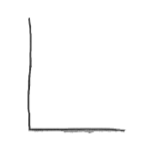
#> input picture LetterFiles/HandwrittienLetters/L.png, 150 x 150 px; the run also reads 1 picture not shown here
$ jupyter execute --allow-errors LetterClassifer.ipynb
#> lines starting #> are read from the running program, lines starting #| are printed output that depends on the picture; after the words box and inside, x2 and y2 are one past the last pixel; in counts of white or black regions, pixels touching at a corner belong together
[cell 1]
from PIL import Image
from PIL import ImageEnhance
from ripser import ripser
from persim import plot_diagrams
from sklearn import datasets
from skimage import measure
from skimage import filters
import matplotlib.pyplot as plt
import numpy as np
from scipy.ndimage.measurements import label

[cell 2]
#Functions to Test:
#Taxi []
#cleanUp []
#ProcessLetter []
#getFirstBetti []
#getTopRight [], getTopLeft [], getBottomRight [], getBottomLeft [], getMiddlePixelHorizontally []
#joinTwoPixels  []
#joinMirror [x]
#bisectHorizontally [x], cap [x], underline [x]
#findLetter []

[cell 3]
#Functions to clean and preprocess the image file.

#Taxi computes the taxicab distance between two pictures
def taxi(p1,p2):
    return(abs(p1[0]-p2[0])+abs(p1[1]-p2[1]))

#cleanUp does a rudimentary DFS blob analysis to find the largest connected component of pixels, to try and
#reduce noise
def cleanUp(letter):
    hashLetter = set([(p[0],p[1]) for p in letter])
    seenLetter = {(p[0],p[1]): False for p in letter}
    blobs = dict()
    blobCounter = 1
    for p in letter:
        if not seenLetter[(p[0],p[1])]:
            onStack = [(p[0],p[1])]
            seenLetter[(p[0],p[1])]=True
            blobs.update({blobCounter:[]})
            while onStack:
                q = onStack.pop()
                blobs[blobCounter].append(q)
                for i in range(-1,2):
                    for j in range(-1,2):
                        if (q[0]+i,q[1]+j) in seenLetter.keys() and not seenLetter[(q[0]+i,q[1]+j)]:
                            onStack.append((q[0]+i,q[1]+j))
                            seenLetter[(q[0]+i,q[1]+j)]=True
            blobCounter+=1
    m = 0
    for i in blobs.keys():
        if len(blobs[i])>m:
            m=len(blobs[i])
            mi = i
    return(np.asarray(blobs[mi]))

#processLetter takes an image file and turns it into an array of tuples [(x,y),...].
#The tuple (a,b) is in the array if and only if the corresponding pixel is ON (Black) in the
#Black/White version of the image file. Explicitly, this returns the pixels of the text/written character.
def processLetter(letterImage):
    letter = Image.open(letterImage)
    letter = letter.convert('1')
    data = np.asarray(letter)
    rows,columns = data.shape
    pixelSpots = cleanUp([[j,-i] for i in range(rows) for j in range(columns) if not data[i][j]])
    m = min([pixel[1] for pixel in pixelSpots])
    n = min([pixel[0] for pixel in pixelSpots])
    for pixel in pixelSpots:
        pixel[1]-=m
        pixel[0]-=n
    pixelSpots = np.array(pixelSpots)
    return(pixelSpots)

[cell 4]
#Given pixel locations, computes (first degree) persistent Betti homology using RIPSER.
#One can specify relevance and birth parameters. The relevance parameter tells the program how large a circle you are looking for
#i.e. if relevance is 5, the homology class must persist five units after its birth.
#The birth describes when the homology class appears in the rips complex. A lower birth value requires the homology class
#to be born sooner.

#Note that ripser also requires a 'thresh' parameter; this is yet to be optimized.

def getFirstBetti(pixels, relevance, birth = 3):
    dgms = ripser(pixels, thresh=10)['dgms']
    count = 0
    for data in dgms[1]:
        if abs(data[0]-data[1])>=relevance and data[0]<=birth:
            count+=1
    #plot_diagrams(dgms, show = True)
    return(count)

[cell 5]
#Various helper functions which extract certain (possibly) relevant pixels out of a group.
#Currently implemented:
#Pixel from top right corner
#Pixel from bottom right corner
#Pixel from top left corner
#Pixel from bottom left corner
#Pixel closest to the average x-coordinate.
#Warning: As with most functions in this document, these functions are built to assume that the picture is roughly
#50x50 pixels. This will hopefully be more flexible in the near future.


# [49 lines left out: functions getBottomRight, getTopRight, getTopLeft, getBottomLeft, getMiddlePixelHorizontally, not called in this run]

[cell 6]
#Connects two pixels via a parametrized straight line.
#Note: If the image of interest is larger than 50x50 pixels, one may want to make the "thick_param"
#value larger; this parameter essentially decides how thick to draw the line.
# [5 lines left out: function joinTwoPixels, not called in this run]

[cell 7]
#joinMirror reflects a group of pixels across a boundary; either its upper, left, lower, or right-most boundary.
#It then merges the image with its reflection in this direction, and returns the merged pixel set.

# [24 lines left out: function joinMirror, not called in this run]

[cell 8]
#These functions add various horizontal lines onto the image. Currently implemented:
#A horizontal line at the top of the pixels (cap)
#A horizontal line at the bottom of the pixels (underline)
#A horizontal line drawn at the average of the y-coordinates (horizontalBisect)

#Warning: As with the "joinPixels" function, these functions are all built for a 50x50 pixel image.

# [39 lines left out: functions horizontalBisect, verticalBisect, cap, underline, not called in this run]

[cell 9]
#The fundamental logic gates. Takes as input an image file and outputs classification. For more information, see
#included readme files.

def findLetter(letter):
    pixels = processLetter(letter)
    firstBetti = getFirstBetti(pixels,3)
    if firstBetti == 2:
        return('B')
    elif firstBetti == 1:
        firstBettiBM = getFirstBetti(joinMirror(pixels,'B'),3)
        if firstBettiBM == 3:
            joinTrBr = joinTwoPixels(getTopRight(pixels),getBottomRight(pixels),pixels)
            if getFirstBetti(joinTrBr,3)==2:
                return('R')
            else:
                return('A')
        else:
            hBisect = horizontalBisect(pixels)
            if getFirstBetti(hBisect,3) == firstBetti:
                return('P')
            else:
                if getFirstBetti(joinMirror(pixels,'R'),3)==3:
                    return('Q')
                else:
                    if getFirstBetti(joinMirror(joinMirror(pixels,'L'),'B'),3)==5:
                        return('O')
                    else:
                        return('D')
    else:
        capBetti = getFirstBetti(cap(pixels),3)
        underBetti = getFirstBetti(underline(pixels),3)
        if capBetti >= 1:
            if underBetti == 0:
                if getFirstBetti(joinTwoPixels(getTopRight(pixels),getBottomRight(pixels),pixels),3)==1:
                    return('Y')
                else:
                    if getFirstBetti(joinTwoPixels(getTopRight(pixels),getBottomLeft(pixels),pixels),3)==1:
                        return('U')
                    else:
                        return('V')
            else:
                if getFirstBetti(joinTwoPixels(getTopLeft(pixels),getBottomLeft(pixels),pixels),6)==1:
                    return('X')
                elif getFirstBetti(joinTwoPixels(getTopRight(pixels),getBottomRight(pixels),pixels),6)==1:
                    return('K')
                elif getFirstBetti(horizontalBisect(pixels),3)==0:
                    if getFirstBetti(joinTwoPixels(getBottomLeft(pixels),getMiddlePixelHorizontally(pixels),pixels),2)==0:
                        return('W')
                    else:
                        return('H')
                elif getFirstBetti(joinTwoPixels(getTopLeft(pixels),getBottomRight(pixels),pixels),3)==0:
                    return('N')
                elif getFirstBetti(joinTwoPixels(getTopRight(pixels),getMiddlePixelHorizontally(pixels),pixels),3)==0:
                    return('M')

        else:
            if getFirstBetti(horizontalBisect(pixels),3) == 1:
                return('G')
            elif getFirstBetti(joinTwoPixels(getTopLeft(pixels),getBottomRight(pixels),pixels),2) == 2:
                if getFirstBetti(joinTwoPixels(getTopRight(pixels),getBottomLeft(pixels),pixels),2)==0:
                    return('Z')
                if getFirstBetti(verticalBisect(pixels),3) == 0:
                    return('I')
                else:
                    return('E')
            elif getFirstBetti(joinMirror(pixels,'R'),3,birth = 5) == 0:
                if getFirstBetti(joinTwoPixels(getTopLeft(pixels),getBottomLeft(pixels),pixels),5) == 0:
                    return('L')
                elif getFirstBetti(joinMirror(cap(pixels),'L'),3) == 0:
                    return('T')
                else:
                    return('J')
            else:
                if getFirstBetti(cap(joinMirror(pixels,'R')),3) == 0:
                    return('F')
                elif getFirstBetti(cap(horizontalBisect(joinMirror(pixels,'R'))),3) == 1:
                    return('S')
                elif getFirstBetti(verticalBisect(pixels),3) == 1:
                    return('C')
                else:
                    return('E')
    return('I do not know what this letter is.')

[cell 10]
filePrefix = './LetterFiles/TypefacedLetters/'
Letters = 'ABCDEFGHIJKLMNOPQRSTUVWXYZ'
#> (the rest of this cell did not finish here and is left out)


[cell 11]
file = './LetterFiles/HandwrittienLetters/L.png'
#> file = './LetterFiles/HandwrittienLetters/L.png'
findLetter(file)
#> call 2 of processLetter, with letterImage = './LetterFiles/HandwrittienLetters/L.png'
#> in processLetter, letter is the input picture: PIL image 150x150 RGBA; mean R, G, B, A 251.2, 251.2, 251.2, 255
#> in processLetter (call 2), `letter = letter.convert('1')`:
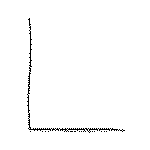
#> letter: PIL image 150x150 1; 98.6% white; black in thin lines or dots, all inside (x1, y1, x2, y2) = (27, 18, 125, 133)
#> in cleanUp, `hashLetter = set([(p[0],p[1]) for p in letter])`: hashLetter = 321 items
#> the loop in cleanUp, `for p in letter:` made 321 passes
#> p on passes 2 to 7: [28, -19], [29, -19], [29, -20], [29, -21], [29, -22], [29, -23]
#> after the loop in cleanUp, `for p in letter:`: blobCounter = 15; blobs = 14 items
#> the loop in cleanUp, `for i in blobs.keys():` made 14 passes
#> (m, mi) on pass 1: (305, 1)
#> after the loop in cleanUp, `for i in blobs.keys():`: m = 305; mi = 1
#> in processLetter (call 2), `pixelSpots = cleanUp([[j,-i] for i in range(rows) for j in range(colum..`: pixelSpots = 305 pairs, first value 27 to 124, second value -132 to -18
#> in processLetter (call 2), `m = min([pixel[1] for pixel in pixelSpots])`: m = -132
#> in processLetter (call 2), `n = min([pixel[0] for pixel in pixelSpots])`: n = 27
#> the loop in processLetter (call 2), `for pixel in pixelSpots:` made 305 passes
#> in processLetter (call 2), `pixelSpots = np.array(pixelSpots)`: pixelSpots = 305 pairs, first value 0 to 97, second value 0 to 114
#> (the call stopped at in getFirstBetti, `dgms = ripser(pixels, thresh=10)['dgms']`: ripser is not available in this run)

#> (a cell that did not finish here is left out)

[cell 13]
Drew = Image.open(file)
Drew

[cell 14]
Drew = Drew.convert('1')

[cell 15]
Drew

[cell 16]
file = './LetterFiles/HandwrittienLetters/luke.png'
findLetter(file)
#> the loop in cleanUp (call 2), `for p in letter:` made 321 passes
#> p on passes 2 to 13: [28, -19], [29, -19], [29, -20], [29, -21], [29, -22], [29, -23], [29, -24], [30, -24], [29, -25], [30, -26], [29, -27], [30, -27]
#> the loop in cleanUp (call 2), `for i in blobs.keys():` made 14 passes
#> (the call stopped at in getFirstBetti, `dgms = ripser(pixels, thresh=10)['dgms']`: ripser is not available in this run)

[cell 17]
pixels = processLetter(file)
#> pixels has the same summary as pixelSpots in processLetter
plt.scatter(pixels[:,0],pixels[:,1])
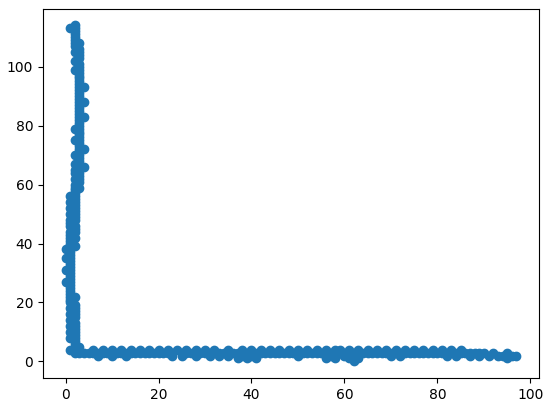
#> figure drawn by matplotlib, 1 panel

[cell 18]
getFirstBetti(pixels,3)
#> (the call stopped at in getFirstBetti, `dgms = ripser(pixels, thresh=10)['dgms']`: ripser is not available in this run)
